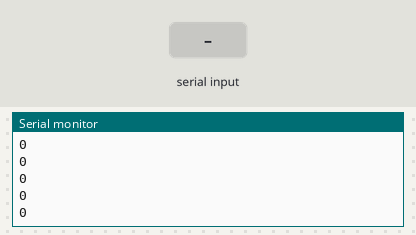
Bench run of a sketch on a simulated Arduino Uno, built with avr-gcc and run on an emulated ATmega328P. Shown: the last lines printed to the serial monitor. Inputs (shaded band) come from the test bench.

Above: at 1.2 s.
1.3 s: "90,45\n" received over Serial
At 1.31 s:
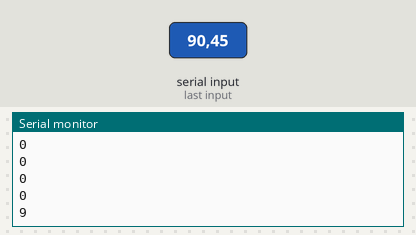
2.8 s: "30,150\n" received over Serial
At 2.81 s:
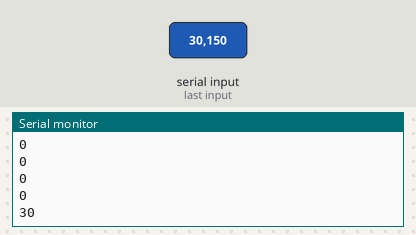
Timing chart, 0 to 5.8 s (numbered marks = the images above; inputs shaded):
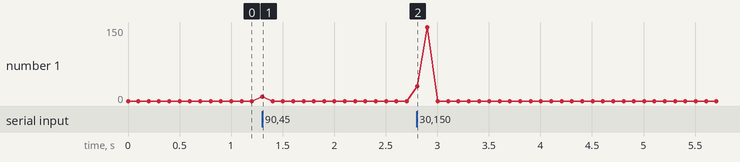

Measured:
- after the input at 1.3 s, the serial monitor: prints a new line at once (image 1)
- after the input at 2.8 s, the serial monitor: prints a new line at once (image 2)

The sketch:

readFromRasp.ino
```cpp
char data[20];
char dataIndex=0;

void setup() {
  Serial.begin(9600);
}
void loop() {
  while(Serial.available()){
    data[dataIndex]=Serial.read();
    dataIndex++;
  }

  int dataInt= atoi(data);
  Serial.println(dataInt);

  delay(100);

  for(int a=0;a<21;a++){
    data[a]=NULL;
  }
  dataIndex=0;
}
```
